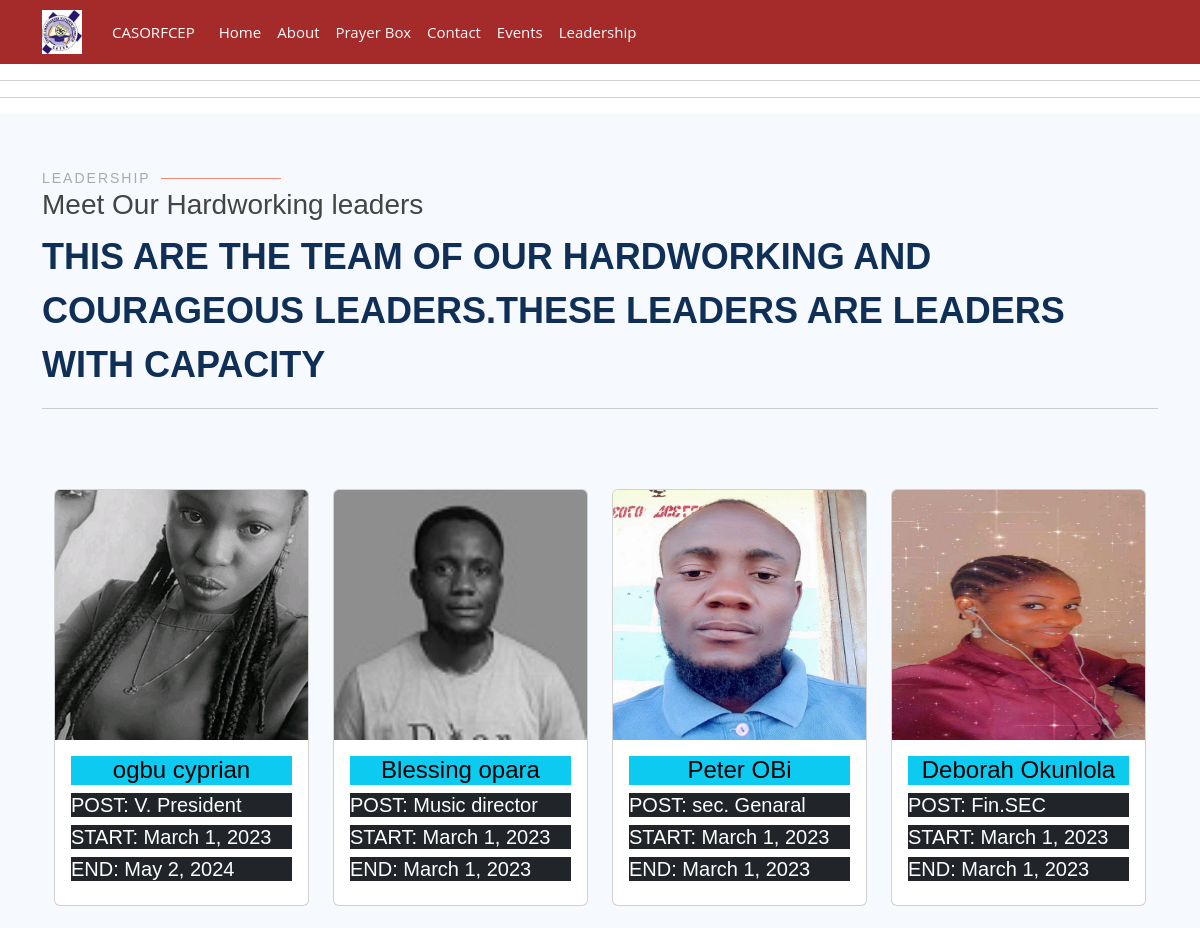
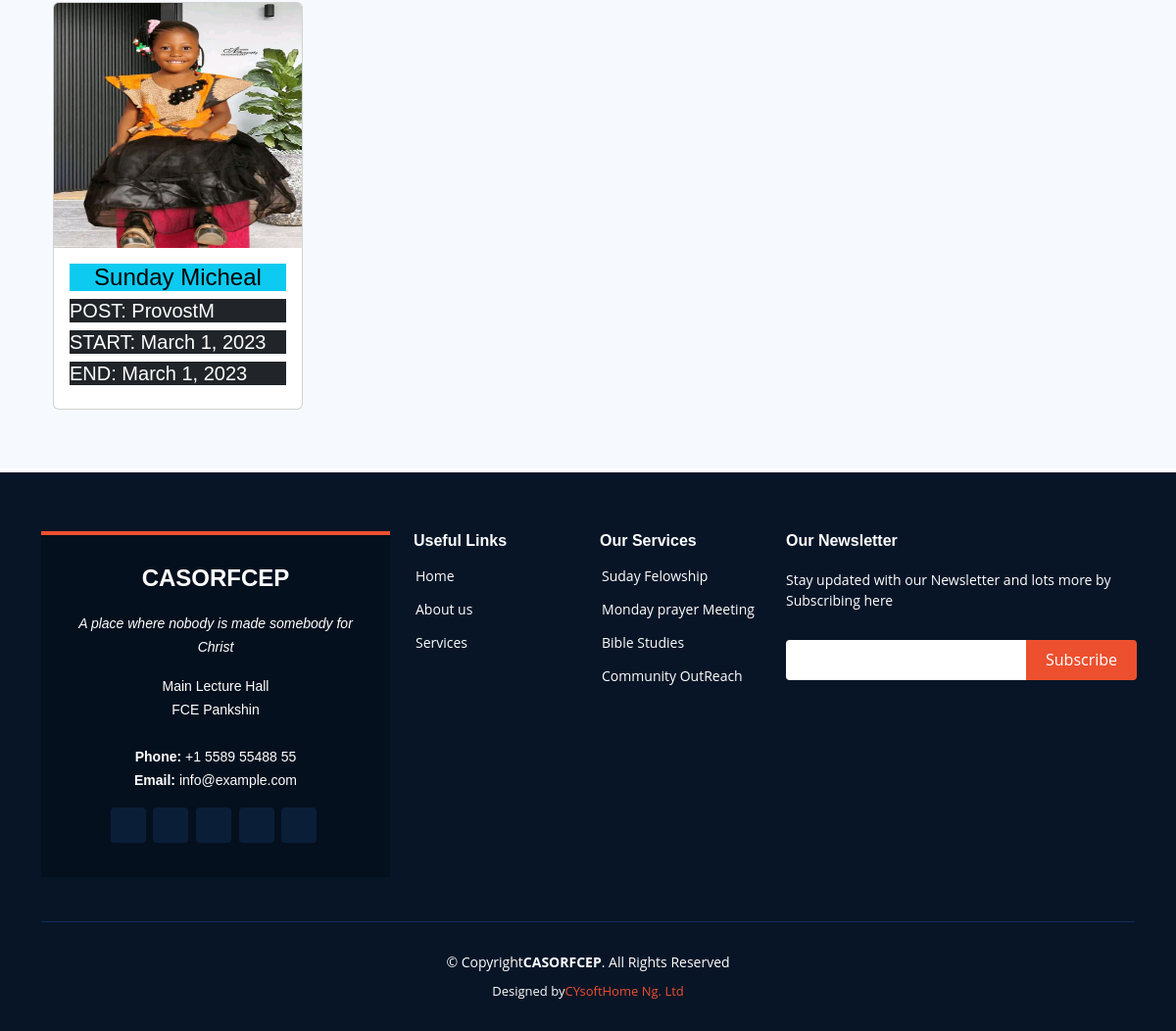
The page /leaders on the database its author committed (2 pictures, top to bottom).
### casor/models.py (models this page shows, shortened)
class Leadership(models.Model):
    name = models.CharField(max_length=250)
    position = models.CharField(max_length=64)
    photo = models.ImageField(upload_to='leaders')
    year_start = models.DateField()
    year_end = models.DateField()
    whatsapp_number = models.CharField(max_length=11)
    facebook = models.URLField(null=True, blank=True)
    instagram = models.CharField(max_length=128)
    state_of_origin = models.CharField(max_length=64)
    local_govt = models.CharField(max_length=64)
    residential_address = models.CharField(max_length=250)

### casor/views.py (the view)
# urls.py: path('leaders', views.leadersView, name='leaders'),
def leadersView(request):
    leaders = Leadership.objects.all()
    context = {'leaders': leaders}
    return render(request, 'casor/leader.html', context)

### casor/templates/casor/leader.html (shortened to what this page needs)
{% extends 'base.html' %}
    {% block content %}
    <hr>
    <hr>
    <section id="team" class="team section-bg">
        <div class="container" data-aos="fade-up">
    <div class="section-title">
        <h2>Leadership</h2>
        <h3>Meet Our Hardworking <span>leaders</span></h3>
        <p>this are the team of our hardworking and courageous leaders.These leaders are leaders with capacity</p>
          <hr>
      </div>
    <div class="container">
        <div class="row">
            {% for leadership in leaders %}
            <div class="col-sm-3">
                <br>
              <div class="card">
                <img src="{{leadership.photo.url}}" width="170px" height="250px" class="card-img-top" alt="">
                <div class="card-body">
                    <h4 class="text-lg-center text-bg-info">{{leadership.name}}</h4>
                  <h5 class="card-title text-bg-dark"><span>POST: {{leadership.position}}</span></h5>
                    <h5 class="card-title text-bg-dark text-white"><span>START: {{leadership.year_start}}</span></h5>
                    <h5 class="card-title text-bg-dark"><span>END: {{leadership.year_end}}</span></h5>
                </div>
              </div>
            </div>
            {% endfor %}
          </div>
    </div>
        </div>
    </section>
    {% endblock content %}

### templates/base.html (shortened to what this page needs)
<!doctype html>
{% load static %}
<html lang="en">
  <head>
    <link href="https://cdn.jsdelivr.net/npm/bootstrap@5.2.3/dist/css/bootstrap.min.css" rel="stylesheet">
    <link rel="stylesheet" href="{% static 'css/stylecss.css'%}">
  </head>
  <body>
    {% include 'casor/navbar.html' %}
    {% block content %}
    {% endblock content %}
    {% include 'footer.html' %}
  </body>
</html>

### casor/templates/casor/navbar.html (shortened to what this page needs)
{% load static %}
<nav class="navbar navbar-expand-lg navbar-dark">
  <div class="container-fluid" style="background-color: brown;">
    <a href="{% url 'casor:home'%}" class="logo"><img width="40px"  src="static/images/casorlogo.jpeg" alt="" class="img-fluid"></a>
    <a class="navbar-brand text-white" href="{% url 'casor:home' %}">CASORFCEP</a>
    <div class="collapse navbar-collapse" id="navbarNavAltMarkup">
      <div class="navbar-nav me-auto mb-2 mb-lg-0">
        <a class="nav-link active" aria-current="page" href="{% url 'casor:home' %}">Home</a>
        <a class="nav-link link-light" href="{% url 'casor:aboutUs' %}">About</a>
        <a class="nav-link link-light" href="{% url 'casor:prayerbox' %}">Prayer Box</a>
        <a class="nav-link link-light" href="{% url 'casor:contact' %}">Contact</a>
        <a class="nav-link link-light" href="{% url 'casor:events' %}">Events</a>
        <a class="nav-link link-light" href="{% url 'casor:leaders' %}">Leadership</a>
      </div>
    </div>
  </div>
</nav>

### templates/footer.html (shortened to what this page needs)
{% load static %}
<link rel="stylesheet" href="{% static 'css/stylecss.css'%}">
  <footer id="footer" class="mt-1" style="background-color: #071527;">
    <div class="footer-top">
      <div class="container">
        <div class="row">
          <div class="col-lg-4 col-md-6 text-white">
            <div class="footer-info">
              <h3>CASORFCEP</h3>
              <p class="pb-3"><em>A place where nobody is made somebody for Christ</em></p>
              <p>
               Main Lecture Hall <br>
                FCE Pankshin <br><br>
                <strong>Phone:</strong> +1 5589 55488 55<br>
                <strong>Email:</strong> info@example.com<br>
              </p>
              <div class="social-links mt-3 link-danger">
                <a href="https://web.whatsapp.com/" class="twitter link-warning"></a>
                <a href="#" class="facebook link-warning"></a>
                <a href="#" class="instagram link-warning"></a>
                <a href="#" class="google-plus link-warning"></a>
                <a href="#" class="linkedin link-warning"></a>
              </div>
            </div>
          </div>
          <div class="col-lg-2 col-md-6 footer-links text-white link-danger">
            <h4>Useful Links</h4>
            <ul>
              <li> <a href="#">Home</a></li>
              <li> <a href="#">About us</a></li>
              <li> <a href="#">Services</a></li>
            </ul>
          </div>
          <div class="col-lg-2 col-md-6 footer-links text-white link-danger">
            <h4>Our Services</h4>
            <ul>
              <li> <a href="#">Suday Felowship</a></li>
              <li> <a href="#">Monday prayer Meeting</a></li>
              <li> <a href="#">Bible Studies</a></li>
              <li> <a href="#">Community OutReach</a></li>
            </ul>
          </div>
          <div class="col-lg-4 col-md-6 footer-newsletter text-white">
            <h4>Our Newsletter</h4>
            <p>Stay updated with our Newsletter and lots more by Subscribing here</p>
            <form action="" method="post">
              <input type="email" name="email"><input type="submit" value="Subscribe">
            </form>
          </div>
        </div>
      </div>
    </div>
    <div class="container text-white link-danger">
      <div class="copyright alagn-center d-flex justify-content-center">
        &copy; Copyright <strong><span>CASORFCEP</span></strong>. All Rights Reserved
      </div>
      <div class="credits d-flex justify-content-center">
          Designed by <a href="">  CYsoftHome Ng. Ltd</a>
      </div>
    </div>
  </footer>

### static/css/stylecss.css (style rules this page uses)
body { font-family: "Open Sans", sans-serif; color: #444444; }
a { color: #ed502e; text-decoration: none; }
h1, h2, h3, h4, h5, h6 { font-family: "Raleway", sans-serif; }
.navbar { padding: 0; }
.navbar a, .navbar a:focus { display: flex; align-items: center; justify-content: space-between; padding: 10px 0 10px 30px; font-size: 15px; color: #0b2341; white-space: nowrap; transition: 0.3s; }
.navbar a:hover, .navbar .active, .navbar .active:focus, .navbar li:hover > a { color: #ed502e; }
section { padding: 60px 0; }
.section-bg { background-color: #f6f9fd; }
.section-title { padding-bottom: 40px; }
.section-title h2 { font-size: 14px; font-weight: 500; padding: 0; line-height: 1px; margin: 0 0 5px 0; letter-spacing: 2px; text-transform: uppercase; color: #aaaaaa; font-family: "Poppins", sans-serif; }
.section-title h2::after { content: ""; width: 120px; height: 1px; display: inline-block; background: #f38b74; margin: 4px 10px; }
.section-title p { margin: 0; margin: 0; font-size: 36px; font-weight: 700; text-transform: uppercase; font-family: "Poppins", sans-serif; color: #0f2f57; }
#footer { background: #071527; padding: 0 0 30px 0; color: #fff; font-size: 14px; }
#footer .footer-top { padding: 60px 0 30px 0; }
#footer .footer-top .footer-info { margin-bottom: 15px; background: #05101e; border-top: 4px solid #ed502e; text-align: center; padding: 30px 20px; }
#footer .footer-top .footer-info h3 { font-size: 24px; margin: 0 0 20px 0; padding: 2px 0 2px 0; line-height: 1; font-weight: 700; }
#footer .footer-top .footer-info p { font-size: 14px; line-height: 24px; margin-bottom: 0; font-family: "Raleway", sans-serif; }
#footer .footer-top .social-links a { font-size: 18px; display: inline-block; color: #fff; line-height: 1; padding: 8px 0; margin-right: 4px; border-radius: 4px; text-align: center; width: 36px; height: 36px; transition: 0.3s; background: #0a1e38; }
#footer .footer-top h4 { font-size: 16px; font-weight: 600; color: #fff; position: relative; padding-bottom: 12px; }
#footer .footer-top .footer-links { margin-bottom: 30px; }
#footer .footer-top .footer-links ul { list-style: none; padding: 0; margin: 0; }
#footer .footer-top .footer-links ul li { padding: 10px 0; display: flex; align-items: center; }
#footer .footer-top .footer-links ul li:first-child { padding-top: 0; }
#footer .footer-top .footer-links ul a { color: #fff; transition: 0.3s; display: inline-block; line-height: 1; }
#footer .footer-top .footer-newsletter form { margin-top: 30px; background: #fff; padding: 6px 10px; position: relative; border-radius: 4px; }
#footer .footer-top .footer-newsletter form input[type=email] { border: 0; padding: 4px; width: calc(100% - 110px); }
#footer .footer-top .footer-newsletter form input[type=submit] { position: absolute; top: 0; right: -2px; bottom: 0; border: 0; background: none; font-size: 16px; padding: 0 20px 2px 20px; background: #ed502e; color: #fff; transition: 0.3s; border-radius: 0 4px 4px 0; }
#footer .copyright { border-top: 1px solid #0f2f57; text-align: center; padding-top: 30px; }
#footer .credits { padding-top: 10px; text-align: center; font-size: 13px; color: #fff; }

### rows shown on the page
Leadership: photo (picture), name "ogbu cyprian", position "V. President", year_start "March 1, 2023", year_end "May 2, 2024"
Leadership: photo (picture), name "Blessing opara", position "Music director", year_start "March 1, 2023", year_end "March 1, 2023"
Leadership: photo (picture), name "Peter OBi", position "sec. Genaral", year_start "March 1, 2023", year_end "March 1, 2023"
Leadership: photo (picture), name "Deborah Okunlola", position "Fin.SEC", year_start "March 1, 2023", year_end "March 1, 2023"
Leadership: photo (picture), name "Sunday Micheal", position "ProvostM", year_start "March 1, 2023", year_end "March 1, 2023"
